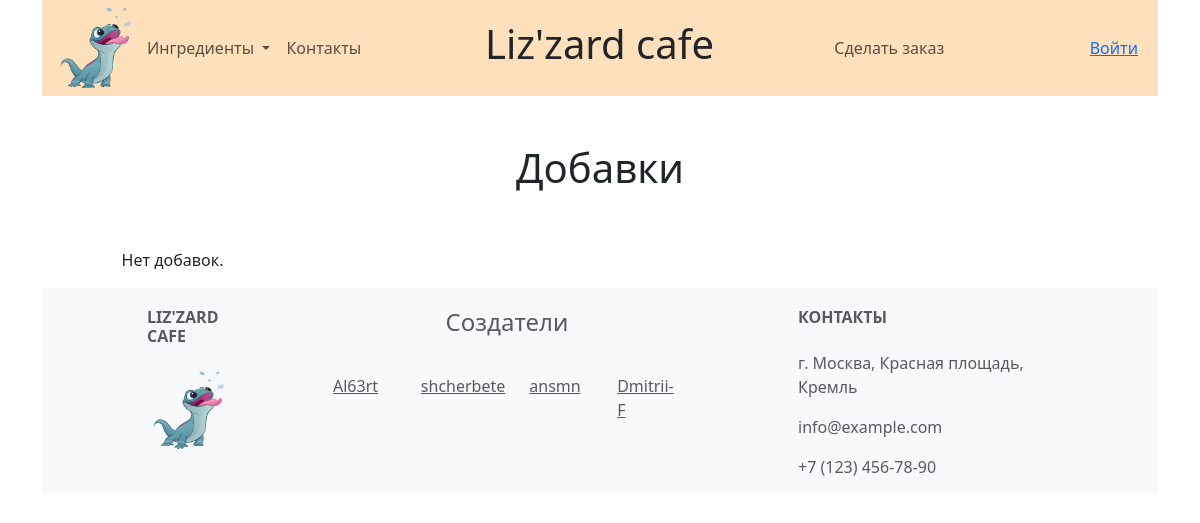
The app's page /toppings/, older data.
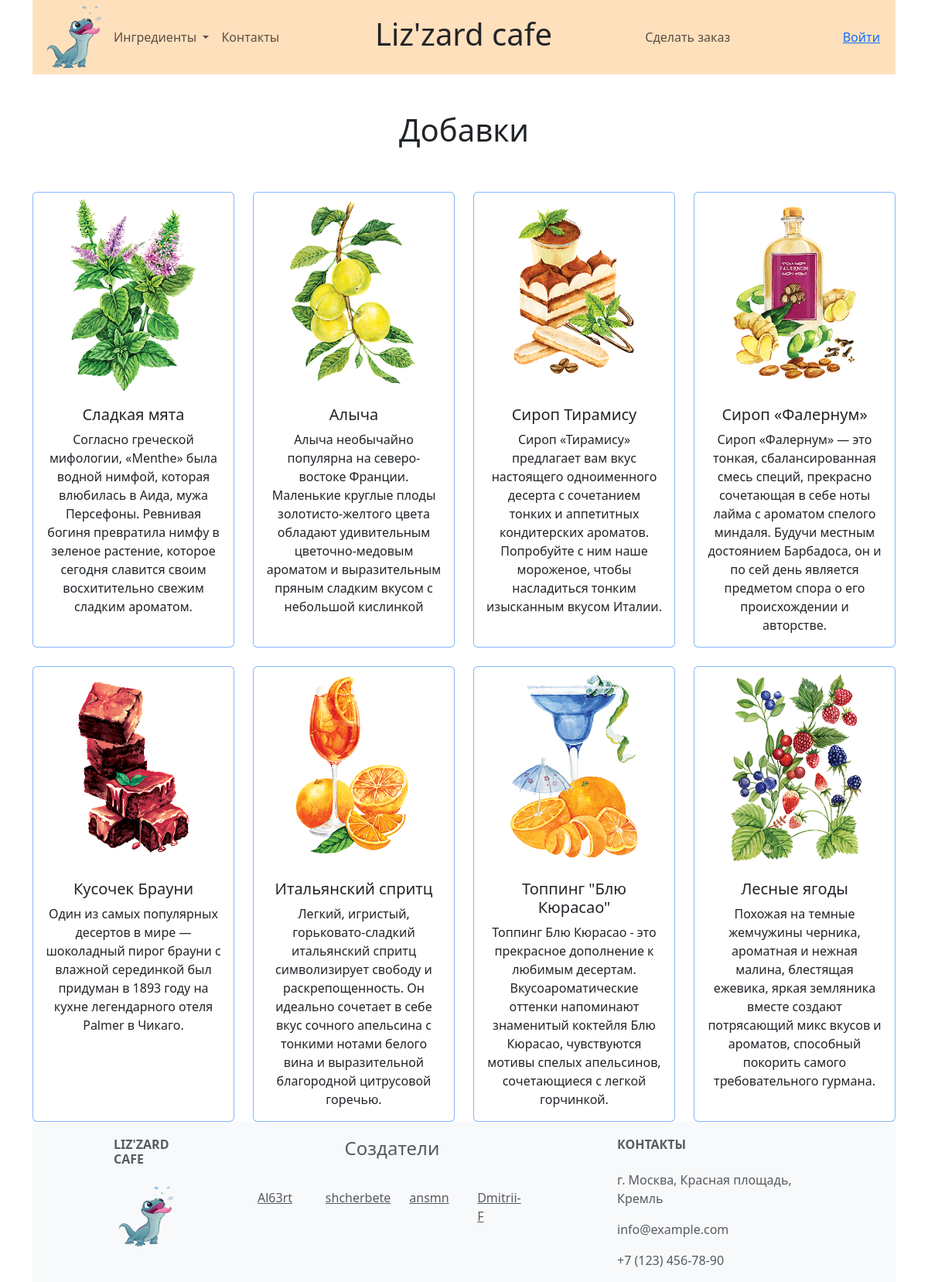
The same page, newer data.
### icecream_bar/models.py (models this page shows, shortened)
class Topping(models.Model):
    name = models.CharField(max_length=100)
    description = models.TextField()
    image = models.ImageField(upload_to='Topping/', blank=True)
    price = models.PositiveIntegerField()

### icecream_bar/views.py (the view)
# urls.py: path('toppings/', views.ToppingsListView.as_view(), name='toppings'),
class ToppingsListView(ListView):
    model = Topping
    template_name = 'icecream_bar/toppings_list.html'
    context_object_name = 'toppings_list'

### icecream_bar/templates/icecream_bar/toppings_list.html
{% extends 'base/base.html' %}
{% block content %}
    <div class="container text-center">
        <h1><br>Добавки<br><br></h1>
        <div class="row row-cols-1 row-cols-md-4 g-4">
            {% for topping in toppings_list %}
            <div class="col">
                <div class="card border-primary border-opacity-50 h-100 ">
                  <img src="{{topping.image.url}}" class="card-img-top" >
                  <div class="card-body">
                    <h5 class="card-title">{{ topping.name }}</h5>
                    <p class="card-text">{{ topping.description }}</p>
                  </div>
                </div>
            </div>
            {% empty %}
            <p>Нет добавок.</p>
            {% endfor %}
        </div>
    </div>
{% endblock %}

### templates/base/base.html (shortened to what this page needs)
<!DOCTYPE html>
<html lang="en">
<head>
    <link href="https://cdn.jsdelivr.net/npm/bootstrap@5.3.3/dist/css/bootstrap.min.css" rel="stylesheet">
    {% load static %}
    <link rel="stylesheet" href="{% static 'main.css'%}">
</head>
<body>
    <header>
      <div class="container text-center">
        <div class="row">
            <div class="col">
                {% include 'base/nav.html' %}
            </div>
        </div>
      </div>
    </header>
    <main>
        {% block content %}{% endblock %}
    </main>
    <footer>
        <div class="container text-center">
            <div class="row">
                <div class="col">
                    {% include 'base/footer.html' only with param='Django'%}
                </div>
            </div>
        </div>
    </footer>
</body>
</html>

### templates/base/nav.html (shortened to what this page needs)
<nav class="navbar navbar-expand-lg color-navbar">
  <div class="container-fluid">
    {% load static %}
    <div class="logo">
      <a href="/">
        <img src="{% static 'image/logo.png' %}" alt="Logo" class="navbar-logo-img">
      </a>
    </div>
    <div class="collapse navbar-collapse row" id="navbarNavDropdown">
        <div class="col-3">
          <ul class="navbar-nav">
            <li class="nav-item dropdown">
              <a class="nav-link dropdown-toggle" href="#" role="button" data-bs-toggle="dropdown" aria-expanded="false">
                Ингредиенты
              </a>
            <li class="nav-item">
              <a class="nav-link" href="/contacts/">Контакты</a>
            </li>
          </ul>
        </div>
        <div class="col-5 text-center">
          <h1><a href="/" class="text-decoration-none text-dark">Liz'zard cafe</a></h1>
        </div>
        <div class="col-2">
          <ul class="navbar-nav ms-auto mb-2 mb-lg-0">
            <li class="nav-item">
              <a class="nav-link" href="{% url 'icecream_bar:order_create' %}">Сделать заказ</a>
            </li>
          </ul>
        </div>
        <div class="col-2 d-flex justify-content-end">
          <ul class="navbar-nav ms-auto mb-2 mb-lg-0">
            <li class="nav-item">
            {% if user.is_authenticated %}
                <li class="nav-link">
                    <a href="{% url 'icecream_bar:profile' %}">{{user.username}}</a> |
                    <a href="{% url 'logout' %}">Выйти</a></li>
              {% else %}
                <li class="nav-link"><a href="{% url 'login' %}">Войти</a></li>
            {% endif %}
          </ul>
        </div>
    </div>
  </div>
</nav>

### templates/base/footer.html
<footer class="text-center text-lg-start bg-body-tertiary text-muted">
<div class="pt-1">
  <div class="container text-center text-md-start mt-2">
    <div class="row mt-3">
      <div class="col-md-3 col-lg-4 col-xl-1 mx-auto mb-4">
        <h6 class="text-uppercase fw-bold mb-4">Liz'zard cafe</h6>
        {% load static %}
        <a href="/">
            <img src="{% static 'image/logo.png' %}" alt="Logo" class="logo">
        </a>
      </div>
      <div class="col-md-3 col-lg-2 col-xl-4">
        <h4 class="text-center">Создатели<br><br></h4>
          <div class="row">
            <div class="col">
             <p><a href="https://github.com/Al63rt" class="text-reset">Al63rt</a></p>
            </div>
            <div class="col">
              <p><a href="https://github.com/shcherbete" class="text-reset">shcherbete</a></p>
            </div>
            <div class="col">
              <p><a href="https://github.com/ansmn" class="text-reset">ansmn</a></p>
            </div>
            <div class="col">
              <p><a href="https://github.com/Dmitrii-F" class="text-reset">Dmitrii-F</a></p>
            </div>
          </div>
      </div>
      <div class="col-md-4 col-lg-3 col-xl-3 mx-auto mb-md-0 mb-4">
        <h6 class="text-uppercase fw-bold mb-4">Контакты</h6>
        <p>г. Москва, Красная площадь, Кремль</p>
        <p> info@example.com </p>
        <p>+7 (123) 456-78-90</p>
      </div>
    </div>
  </div>
</div>
</footer>

### icecream_bar/static/main.css (style rules this page uses)
.logo { background-size: 100%; width: 85px; height: 80px; }
.navbar-logo-img { width: 100%; height: 100%; object-fit: cover; }
.h-100 { height: 100%; }
.color-navbar { background-color: #ffe0bd; }

Row changes from the older to the newer data that the page shows:
added Topping: image (picture), name "Сладкая мята", description "Согласно греческой мифологии, «Menthe» была водной нимфой, которая влюбилась в Аида, мужа Персефоны. Ревнивая богиня превратила нимфу в зеленое растение, которое сегодня славится своим восхитительно свежим сладким ароматом."
added Topping: image (picture), name "Алыча", description "Алыча необычайно популярна на северо-востоке Франции. Маленькие круглые плоды золотисто-желтого цвета обладают удивительным цветочно-медовым ароматом и выразительным пряным сладким вкусом с небольшой кислинкой"
added Topping: image (picture), name "Сироп Тирамису", description "Сироп «Тирамису» предлагает вам вкус настоящего одноименного десерта с сочетанием тонких и аппетитных кондитерских ароматов. Попробуйте с ним наше мороженое, чтобы насладиться тонким изысканным вкусом Италии."
added Topping: image (picture), name "Сироп «Фалернум»", description "Сироп «Фалернум» — это тонкая, сбалансированная смесь специй, прекрасно сочетающая в себе ноты лайма с ароматом спелого миндаля. Будучи местным достоянием Барбадоса, он и по сей день является предметом спора о его происхождении и авторстве."
added Topping: image (picture), name "Кусочек Брауни", description "Один из самых популярных десертов в мире — шоколадный пирог брауни с влажной серединкой был придуман в 1893 году на кухне легендарного отеля Palmer в Чикаго."
added Topping: image (picture), name "Итальянский спритц", description "Легкий, игристый, горьковато-сладкий итальянский спритц символизирует свободу и раскрепощенность. Он идеально сочетает в себе вкус сочного апельсина с тонкими нотами белого вина и выразительной благородной цитрусовой горечью."
added Topping: image (picture), name "Топпинг \"Блю Кюрасао\"", description "Топпинг Блю Кюрасао - это прекрасное дополнение к любимым десертам. Вкусоароматические оттенки напоминают знаменитый коктейля Блю Кюрасао, чувствуются мотивы спелых апельсинов, сочетающиеся с легкой горчинкой."
added Topping: image (picture), name "Лесные ягоды", description "Похожая на темные жемчужины черника, ароматная и нежная малина, блестящая ежевика, яркая земляника вместе создают потрясающий микс вкусов и ароматов, способный покорить самого требовательного гурмана."
Text that changed along with them:
text no longer shown: "Нет добавок."
